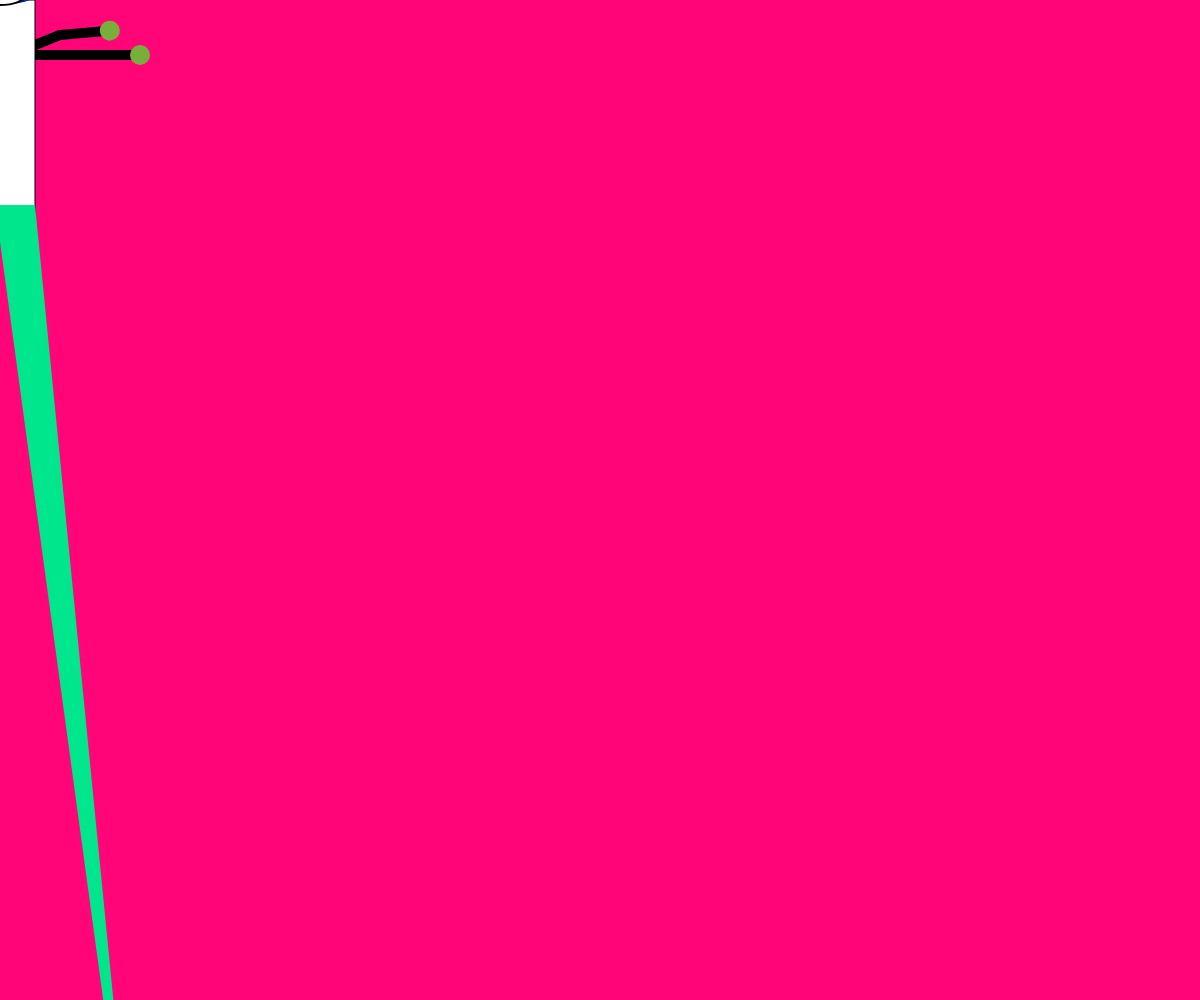
Frame 1 (no input)
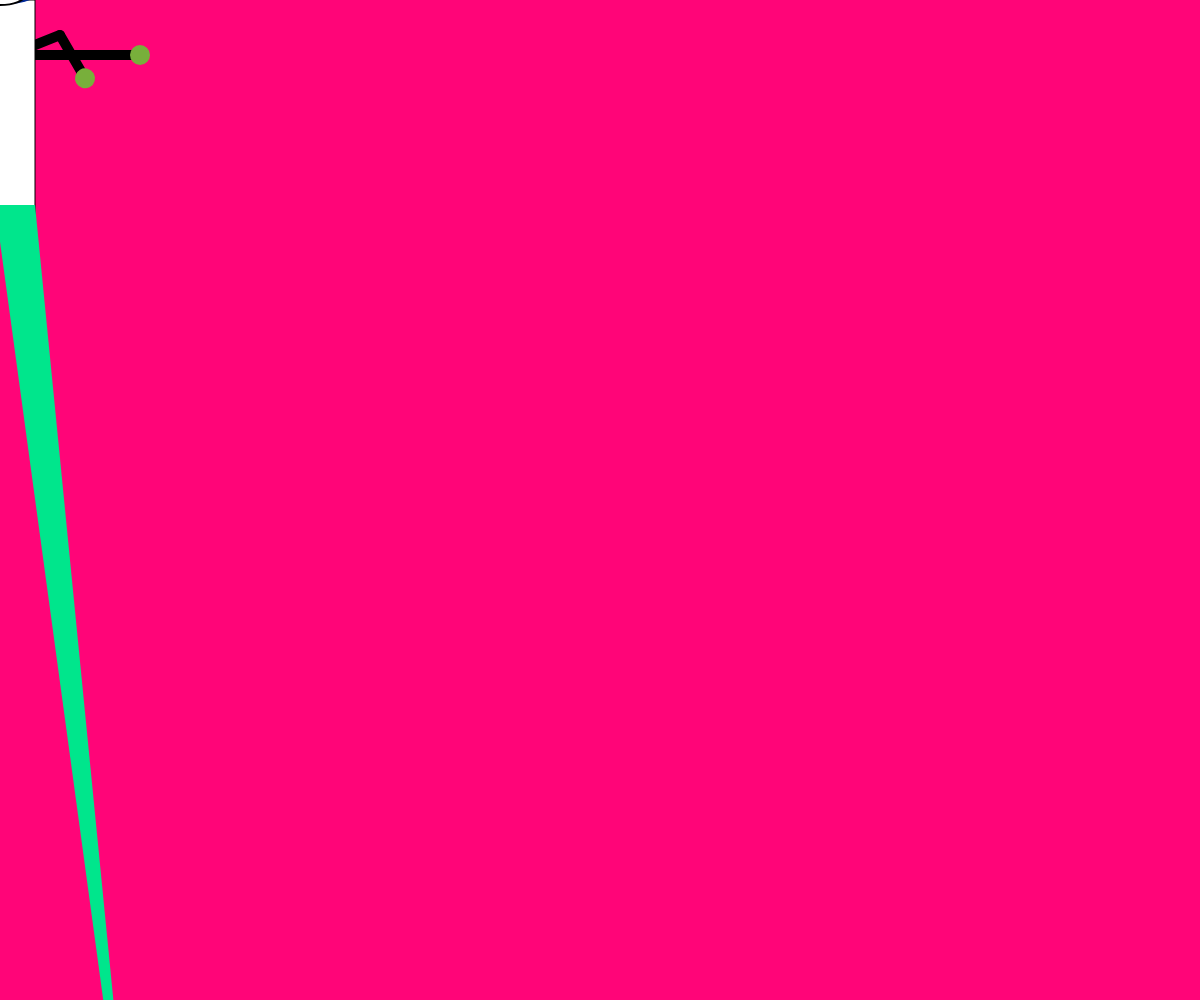
Frame 60 (no input)
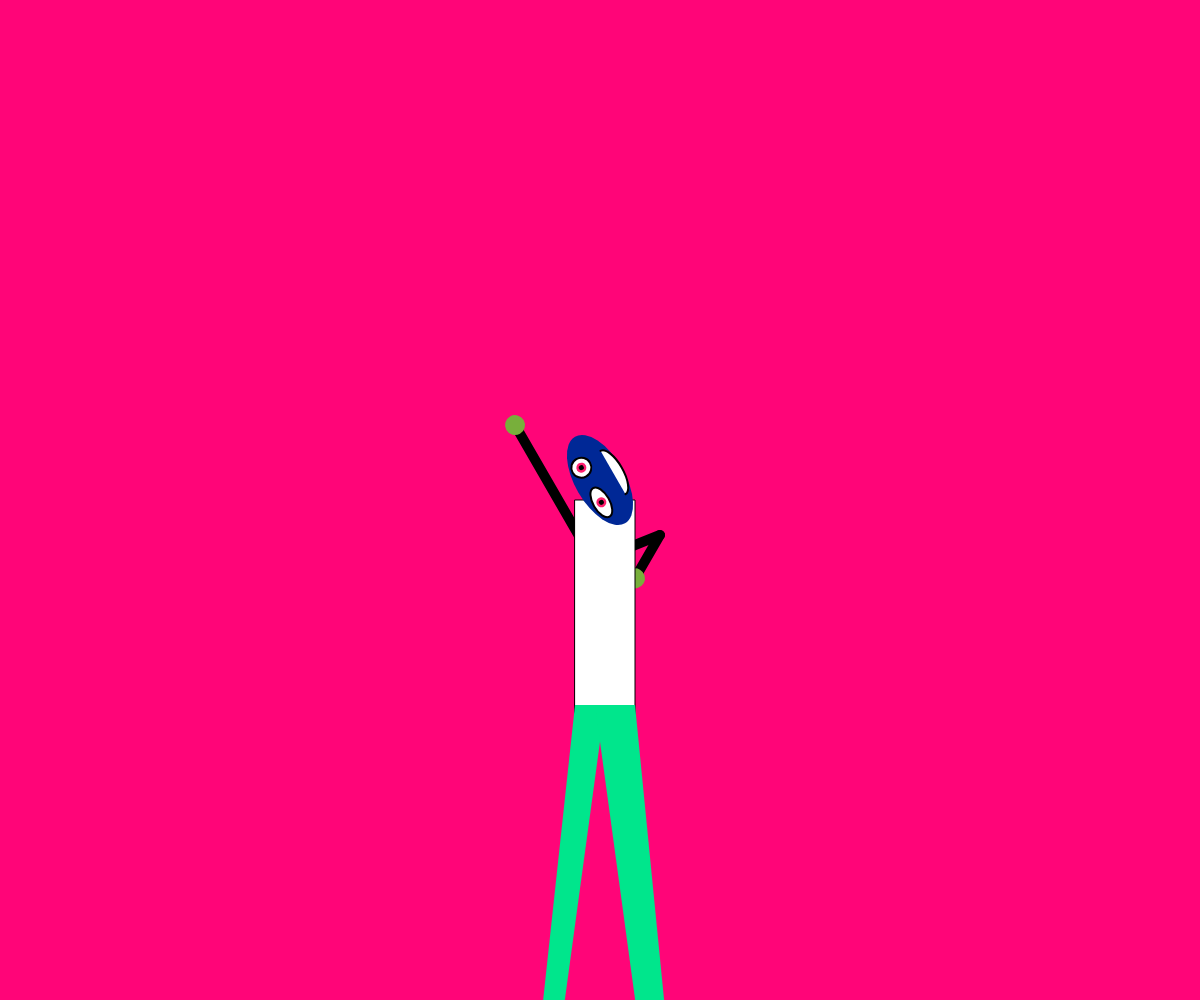
Frame 120 (the mouse pressed at the canvas centre since frame 60)

The p5.js sketch that drew these frames (run headless with seeded random() and noise() and a simulated clock; from frame 60 on, the mouse is pressed at the canvas centre):

// p5.js sketch
// ── sketch.js
/**
 * Creepy Spinning Variable Person
 *
 */

function setup() {
    createCanvas( windowWidth, 1000 );
    // createCanvas( windowWidth, windowHeight );
}

let headAngle = 0;
let headRotationRate = 0;
let armAngle = 0;
let headWidth = 100;
let headHeight = 50;

function draw() {
    // make background
    background( 'rgb(255, 5, 120)' );
    // turned curser off
    noCursor();

    // update my values
    //ration based of mousey position
    headRotationRate = (mouseY * 0.01) - 20;
    // equal to itself plus head rotation rate
    headAngle = headAngle + headRotationRate;
    // set the arm to spin at a constant rate
    armAngle = armAngle - 5;


    // *****************************
    // person sandbox
    // *****************************
    push();

    // make the person follow the mouse.
    translate( mouseX, mouseY );

    // arms
    push();
    // right arm
    translate(0, 75);
    strokeWeight( 10 );
    stroke( 0 );
    // make the forarm spin
    push();
    // move the arm
    // control rotation
    translate( 60, -40 );
    // rotate arm
    rotate( radians(armAngle) );
      // draw arm
    line( 0, 0, 50, 0 );
    // make a really bad circle hand
    fill( 'rgb(120, 175, 59)' );
    noStroke();
    ellipse( 50, 0, 20 );
    pop();
    // top half of arm which is still
    line( 10, -20, 60, -40 );

    // left arm
    push();
    // move the center to facilitate rotate
    translate( -10, -20 );
    // rotates based on mouse x position
    rotate( radians( mouseX) );
    // draw arm and hand
    line( 0, 0, 150, 0);
    fill( 'rgb(120, 175, 59)' );
    noStroke();
    ellipse( 150, 0, 20 );
    pop();
    pop();

    // BODY
    // boring body shape
    rect( -25, 0, 60, 240 );

    // HEAD
    push();
    noStroke();
    fill( 'rgba(0, 40, 150, 100)' );
    // move to fit body
    translate( 0, -20 );
    // rotate head based on headAngle
    rotate( radians( mouseX) );


    // draw head skull
    ellipse( 0, 0, headWidth, headHeight );
    stroke(0);
    fill(255);
    // eyes
    strokeWeight(2);
    push();
    //make eyeys fitted to head
    translate( headWidth * -0.2, headHeight * -0.2 );
    ellipse( 0, 0, headWidth * 0.33, headHeight * 0.33 );
    noStroke();
    fill( 'rgb(255, 31, 111)' );
    ellipse( 0, 0, 10 );
    fill( 0 );
    ellipse( 0, 0, 5 );
    pop();
    push();
    translate( headWidth * 0.2, headHeight * -0.2 );
    ellipse( 0, 0, 20 );
    noStroke();
    fill( 'rgb(255, 31, 111)' );
    ellipse( 0, 0, 10 );
    fill( 0 );
    ellipse( 0, 0, 5 );
    pop();

    // MOUTH
    push();
    fill( 255 );
    arc( 0, headHeight * 0.3, 50, 20, 0, PI );
    pop();
    pop(); // <- END HEAD

    // LEGS
    fill( 0, 230, 140 );
    translate(0, 170);
    noStroke();
    // keep legs out off bottom of window
    triangle( -25, 35, 5, 35, -140, height+100 );
    triangle( 35, 35, -5, 35, 140, height+100 );

    pop(); // <- END PERSON

}
